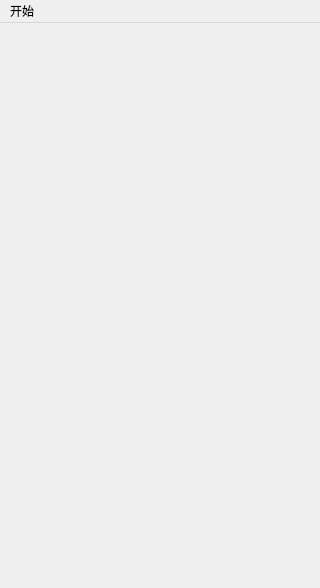
<?xml version="1.0" encoding="UTF-8"?>
<ui version="4.0">
 <class>mainScenery</class>
 <widget class="QMainWindow" name="mainScenery">
  <property name="geometry">
   <rect>
    <x>0</x>
    <y>0</y>
    <width>320</width>
    <height>588</height>
   </rect>
  </property>
  <property name="sizePolicy">
   <sizepolicy hsizetype="Preferred" vsizetype="Preferred">
    <horstretch>0</horstretch>
    <verstretch>0</verstretch>
   </sizepolicy>
  </property>
  <property name="windowTitle">
   <string>翻金币</string>
  </property>
  <widget class="QWidget" name="centralwidget"/>
  <widget class="QMenuBar" name="menubar">
   <property name="geometry">
    <rect>
     <x>0</x>
     <y>0</y>
     <width>320</width>
     <height>23</height>
    </rect>
   </property>
   <widget class="QMenu" name="menu">
    <property name="title">
     <string>开始</string>
    </property>
   </widget>
   <addaction name="menu"/>
  </widget>
 </widget>
 <resources/>
 <connections/>
</ui>
